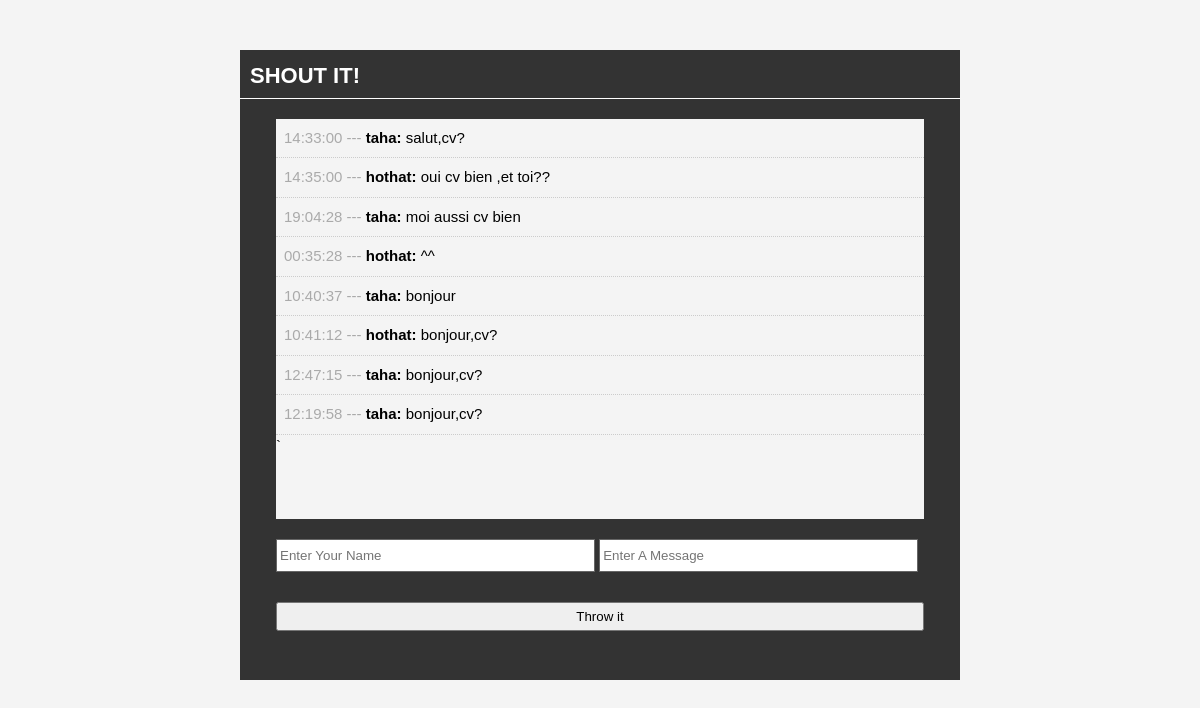
The page / on the database its author committed.
### tables this page shows
CREATE TABLE IF NOT EXISTS `shouts` (
  `id` int(11) NOT NULL AUTO_INCREMENT,
  `user` varchar(20) DEFAULT NULL,
  `message` text DEFAULT NULL,
  `time` time DEFAULT NULL,
  PRIMARY KEY (`id`)
);

### index.php (the view, shortened to what this page needs)
<?php
include 'database.php';
?>
<!DOCTYPE html>
<html>
	<head>
		<link rel="stylesheet" href="css/style.css" type="text/css" />
	</head>
	<body>
		<div id="container">
			<header>
				<h1>SHOUT IT!</h1>
			</header>
			<div id="shouts">
			  <?php
			  	$sql = "SELECT id,user,message,time FROM shouts";
				$result = mysqli_query($conn, $sql);
			   while ($row = mysqli_fetch_assoc($result)) : ?>
              <li class="shout"><span><?php echo $row['time']; ?> --- </span><strong><?php echo $row['user']; ?>:</strong> <?php echo $row['message']; ?> </li>
             <?php endwhile; ?> </ul>`
			</div>
			<div id="input">
				<form method="post" action="process.php">
					<input type="text" name="user" placeholder="Enter Your Name" />
					<input type="text" name="message" placeholder="Enter A Message" />
					<br />
					<input class="shout-btn" type="submit" name="submit" value="Throw it" />
				</form>
			</div>
		</div>
	</body>
</html>

### css/style.css (style rules this page uses)
* { margin:0; padding:0; }
body { font-family:arial; font-size:15px; line-height:1.5em; background:#f4f4f4; }
#container { background:#333333; margin: 50px auto; overflow:auto; width:60%; min-height:630px; }
header h1 { color:#ffffff; font-size:22px; padding:15px 0 10px 10px; border-bottom:1px solid #ffffff; }
#shouts { width:90%; background:#f4f4f4; height:400px; margin:20px auto; overflow:auto; }
.shout { list-style:none; padding:8px; border-bottom:1px #cccccc dotted; }
.shout span { color:#aaaaaa; }
#input { width:90%; min-height:80px; margin:auto; padding:0; }
#input input[type='text'] { height:25px; width:48%; padding:3px; margin-bottom:20px; border:#666666 solid 1px; }
#input .shout-btn { padding:5px; margin-bottom:30px; width:100%; margin:10px auto; }

### rows shown on the page
shouts: time "14:33:00", user "taha", message "salut,cv?"
shouts: time "14:35:00", user "hothat", message "oui cv bien ,et toi??"
shouts: time "19:04:28", user "taha", message "moi aussi cv bien"
shouts: time "00:35:28", user "hothat", message "^^"
shouts: time "10:40:37", user "taha", message "bonjour"
shouts: time "10:41:12", user "hothat", message "bonjour,cv?"
shouts: time "12:47:15", user "taha", message "bonjour,cv?"
shouts: time "12:19:58", user "taha", message "bonjour,cv?"
